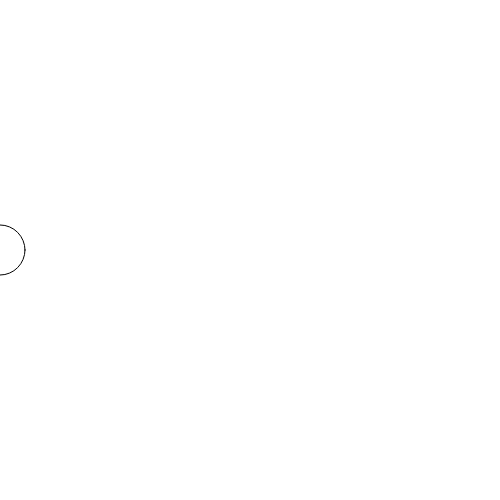
Frame 1 (no input)
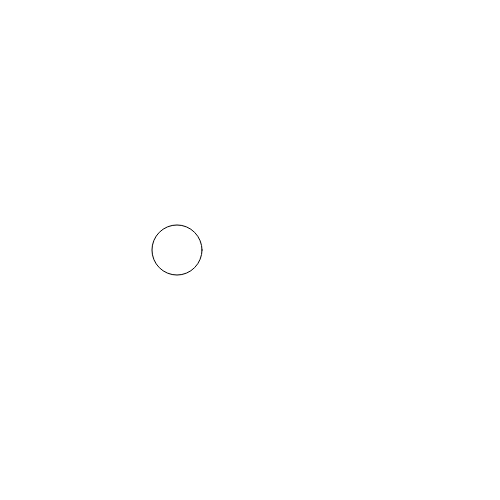
Frame 60 (no input)
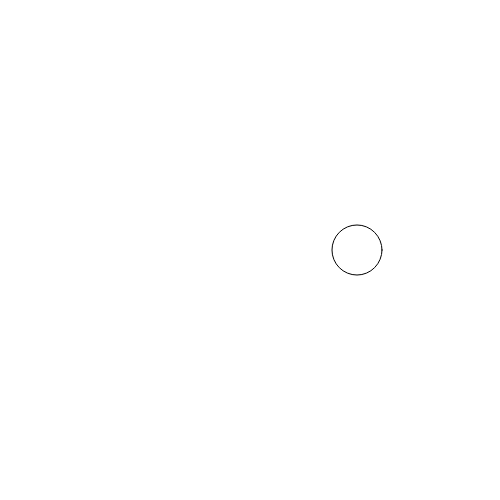
Frame 120 (the mouse pressed at the canvas centre since frame 60)

The p5.js sketch that drew these frames (run headless with seeded random() and noise() and a simulated clock; from frame 60 on, the mouse is pressed at the canvas centre):

// p5.js sketch
// ── sketch.js
var positionX = 0;
function setup(){
		createCanvas(500,500);
		noFill();
}

function draw(){
	background(255);
	ellipse(positionX,height/2, 50, 50);

	if(positionX < width){
		positionX += 3;
	}else{
		positionX = 0;
	}


}

// ── q3.html
<!DOCTYPE html>
<html lang="fr">
    <head>
        <meta http-equiv="Content-Type" content="text/html; charset=UTF-8">
        <title>Positionnement</title>  
		<script src="https://cdnjs.cloudflare.com/ajax/libs/p5.js/0.5.3/p5.js" type ="text/javascript" >
		</script>
		<script src="sketch.js" type ="text/javascript" ></script>
    </head>
    <body>
       
    </body>
</html>
